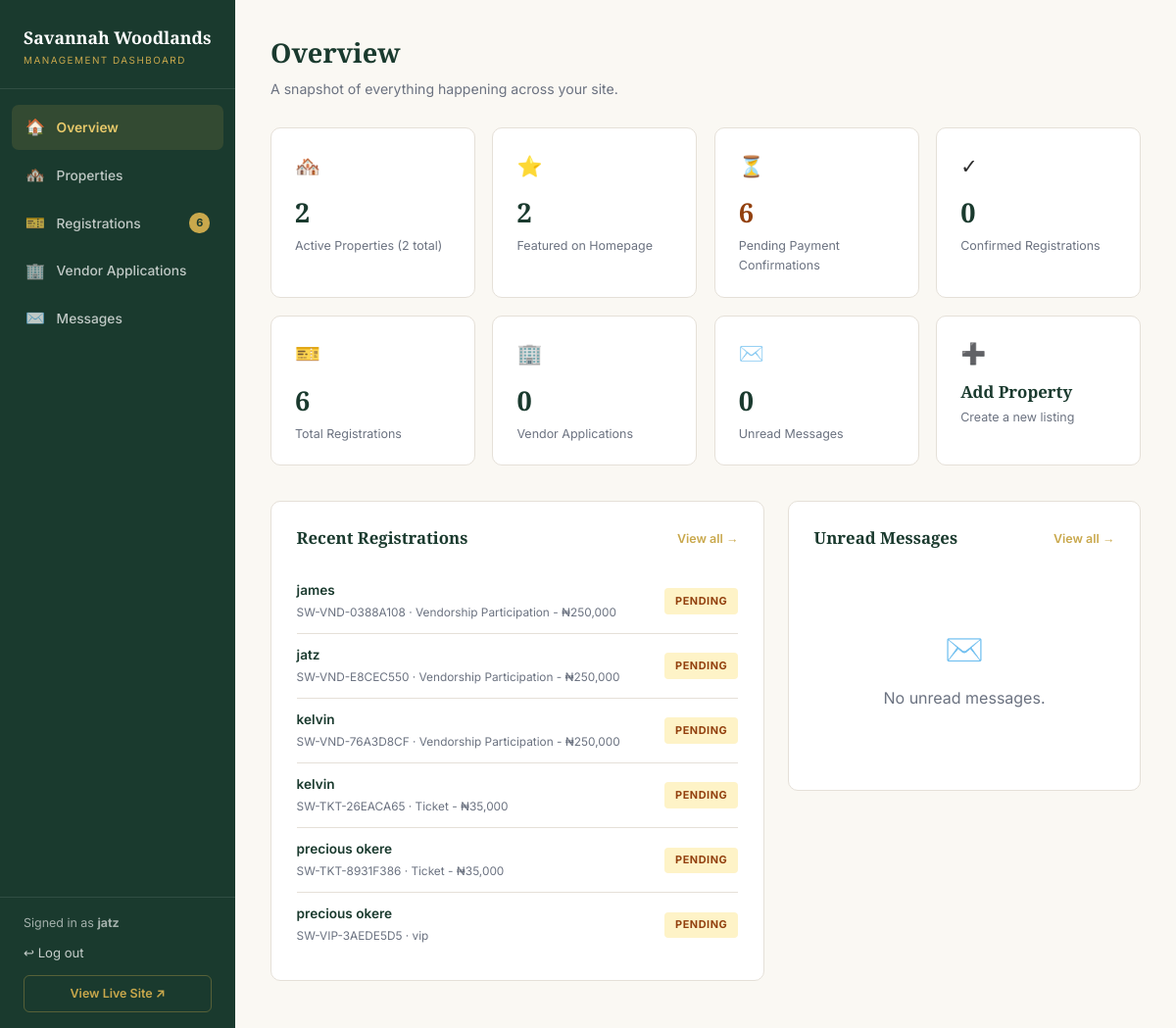
Page /dashboard/ (signed in) on the earlier database version.
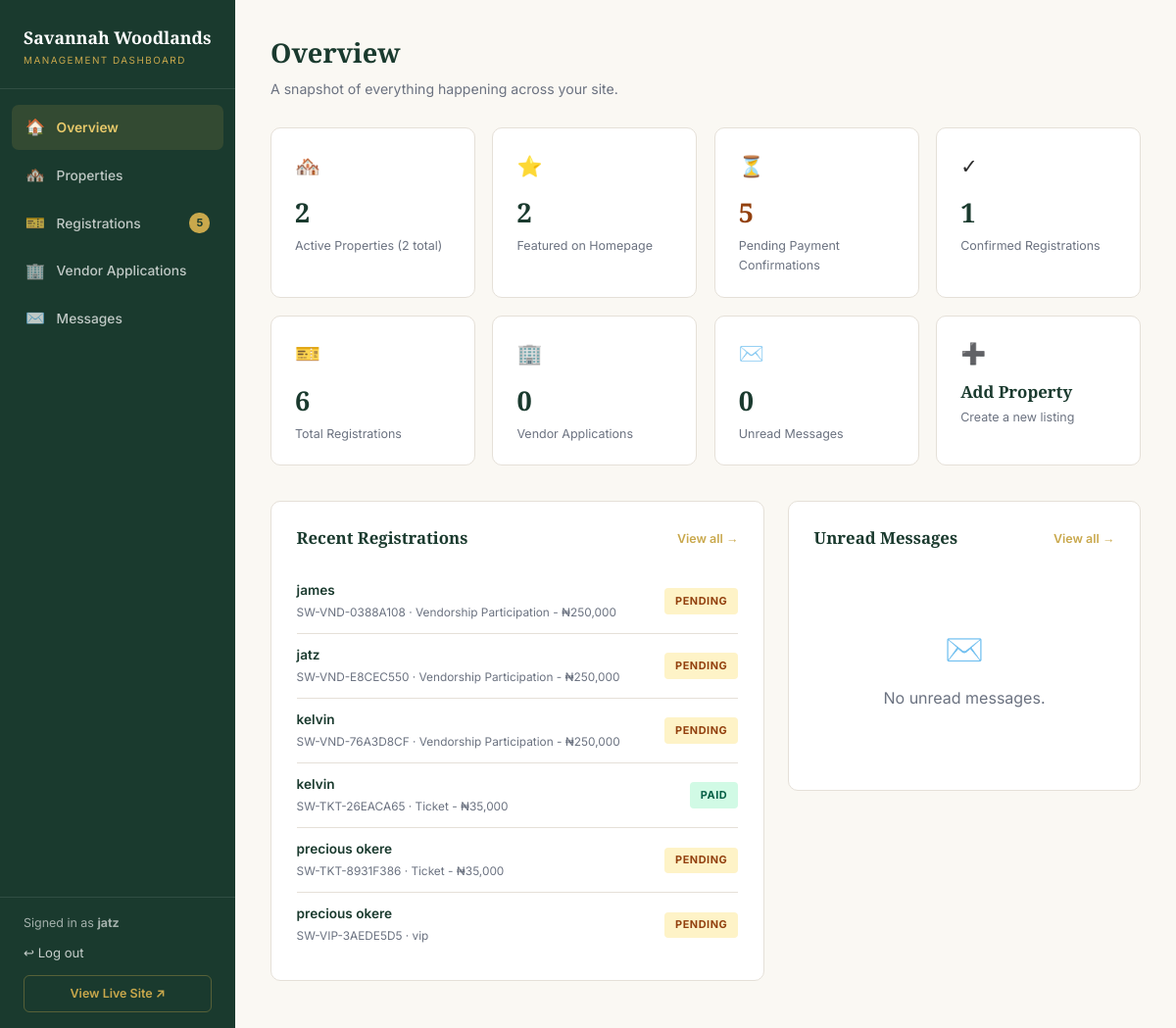
Same page on the later database version.
### events/models.py (models this page shows, shortened)
class Registration(models.Model):
    TICKET_TYPES = [
        ('ticket', 'Ticket - ₦35,000'),
        ('vendor', 'Vendorship Participation - ₦250,000'),
    ]
    PAYMENT_STATUS = [
        ('pending', 'Pending Payment'),
        ('confirmed', 'Payment Confirmed'),
    ]
    id = models.UUIDField(primary_key=True, default=uuid.uuid4, editable=False)
    full_name = models.CharField(max_length=200)
    email = models.EmailField(unique=True)
    phone = models.CharField(max_length=20)
    ticket_type = models.CharField(max_length=20, choices=TICKET_TYPES, default='ticket')
    payment_status = models.CharField(max_length=20, choices=PAYMENT_STATUS, default='pending')
    registered_at = models.DateTimeField(auto_now_add=True)
    ticket_number = models.CharField(max_length=20, unique=True, blank=True)
    qr_code = models.ImageField(upload_to='tickets/qr/', blank=True)

### events/dashboard.py (the view)
# urls.py: path('dashboard/', dashboard.dashboard_home, name='dashboard_home'),
@staff_required
def dashboard_home(request):
    stats = {
        'total_properties': Property.objects.count(),
        'active_properties': Property.objects.filter(is_active=True).count(),
        'featured_properties': Property.objects.filter(is_featured=True, is_active=True).count(),
        'total_registrations': Registration.objects.count(),
        'pending_payments': Registration.objects.filter(payment_status='pending').count(),
        'confirmed_payments': Registration.objects.filter(payment_status='confirmed').count(),
        'vendor_applications': VendorApplication.objects.count(),
        'unread_messages': ContactMessage.objects.filter(is_read=False).count(),
    }
    recent_registrations = Registration.objects.order_by('-registered_at')[:6]
    recent_messages = ContactMessage.objects.filter(is_read=False).order_by('-submitted_at')[:5]
    return render(request, 'events/dashboard/home.html', {
        'stats': stats,
        'recent_registrations': recent_registrations,
        'recent_messages': recent_messages,
        **_sidebar_context('home'),
    })

### events/dashboard.py (called while the page is built)
def _sidebar_context(active_nav):
    return {
        'active_nav': active_nav,
        'pending_count': Registration.objects.filter(payment_status='pending').count(),
        'unread_count': ContactMessage.objects.filter(is_read=False).count(),
    }

def staff_required(view_func):
    @wraps(view_func)
    def wrapped(request, *args, **kwargs):
        if not request.user.is_authenticated:
            return redirect('dashboard_login')
        if not request.user.is_staff:
            messages.error(request, "You don't have permission to access the dashboard.")
            return redirect('dashboard_login')
        return view_func(request, *args, **kwargs)
    return wrapped

### events/templates/events/dashboard/home.html (shortened to what this page needs)
{% extends 'events/dashboard/base_dashboard.html' %}
{% block content %}
<div class="page-head">
    <div>
        <h1>Overview</h1>
        <p>A snapshot of everything happening across your site.</p>
    </div>
</div>
<div class="stats-grid">
    <div class="card stat-card">
        <div class="stat-icon">🏘️</div>
        <div class="stat-value">{{ stats.active_properties }}</div>
        <div class="stat-label">Active Properties ({{ stats.total_properties }} total)</div>
    </div>
    <div class="card stat-card">
        <div class="stat-icon">⭐</div>
        <div class="stat-value">{{ stats.featured_properties }}</div>
        <div class="stat-label">Featured on Homepage</div>
    </div>
    <div class="card stat-card {% if stats.pending_payments %}alert{% endif %}">
        <div class="stat-icon">⏳</div>
        <div class="stat-value">{{ stats.pending_payments }}</div>
        <div class="stat-label">Pending Payment Confirmations</div>
    </div>
    <div class="card stat-card">
        <div class="stat-icon">✓</div>
        <div class="stat-value">{{ stats.confirmed_payments }}</div>
        <div class="stat-label">Confirmed Registrations</div>
    </div>
    <div class="card stat-card">
        <div class="stat-icon">🎫</div>
        <div class="stat-value">{{ stats.total_registrations }}</div>
        <div class="stat-label">Total Registrations</div>
    </div>
    <div class="card stat-card">
        <div class="stat-icon">🏢</div>
        <div class="stat-value">{{ stats.vendor_applications }}</div>
        <div class="stat-label">Vendor Applications</div>
    </div>
    <div class="card stat-card {% if stats.unread_messages %}alert{% endif %}">
        <div class="stat-icon">✉️</div>
        <div class="stat-value">{{ stats.unread_messages }}</div>
        <div class="stat-label">Unread Messages</div>
    </div>
    <div class="card stat-card">
        <div class="stat-icon">➕</div>
        <a href="{% url 'dashboard_property_add' %}" style="text-decoration:none;">
            <div class="stat-value" style="font-size:1.05rem;">Add Property</div>
            <div class="stat-label">Create a new listing</div>
        </a>
    </div>
</div>
<div class="dash-grid">
    <div class="card panel">
        <div class="panel-head">
            <h3>Recent Registrations</h3>
            <a href="{% url 'dashboard_registrations' %}">View all →</a>
        </div>
        {% if recent_registrations %}
        {% for reg in recent_registrations %}
        <div class="reg-row">
            <div>
                <div class="reg-name">{{ reg.full_name }}</div>
                <div class="reg-meta">{{ reg.ticket_number }} · {{ reg.get_ticket_type_display }}</div>
            </div>
            {% if reg.payment_status == 'confirmed' %}
            <span class="badge badge-green">Paid</span>
            {% else %}
            <span class="badge badge-amber">Pending</span>
            {% endif %}
        </div>
        {% endfor %}
        {% else %}
        <div class="empty-state"><div class="es-icon">🎫</div>No registrations yet.</div>
        {% endif %}
    </div>
    <div class="card panel">
        <div class="panel-head">
            <h3>Unread Messages</h3>
            <a href="{% url 'dashboard_messages' %}">View all →</a>
        </div>
        {% if recent_messages %}
        {% for msg in recent_messages %}
        <div class="msg-row">
            <div class="msg-name">{{ msg.full_name }}</div>
            <div class="msg-preview">{{ msg.message }}</div>
        </div>
        {% endfor %}
        {% else %}
        <div class="empty-state"><div class="es-icon">✉️</div>No unread messages.</div>
        {% endif %}
    </div>
</div>
{% endblock %}

### events/templates/events/dashboard/base_dashboard.html (shortened to what this page needs)
<!DOCTYPE html>
<html lang="en">
<head>
</head>
<body>
    <aside class="sidebar" id="sidebar">
        <div class="sidebar-brand">
            <a href="{% url 'dashboard_home' %}">
                <div class="sidebar-brand-title">Savannah Woodlands</div>
                <div class="sidebar-brand-sub">Management Dashboard</div>
            </a>
        </div>
        <nav class="sidebar-nav">
            <a href="{% url 'dashboard_home' %}" class="sidebar-link {% if active_nav == 'home' %}active{% endif %}">
                <span class="icon">🏠</span> Overview
            </a>
            <a href="{% url 'dashboard_properties' %}" class="sidebar-link {% if active_nav == 'properties' %}active{% endif %}">
                <span class="icon">🏘️</span> Properties
            </a>
            <a href="{% url 'dashboard_registrations' %}" class="sidebar-link {% if active_nav == 'registrations' %}active{% endif %}">
                <span class="icon">🎫</span> Registrations
                {% if pending_count %}<span class="sidebar-badge">{{ pending_count }}</span>{% endif %}
            </a>
            <a href="{% url 'dashboard_vendors' %}" class="sidebar-link {% if active_nav == 'vendors' %}active{% endif %}">
                <span class="icon">🏢</span> Vendor Applications
            </a>
            <a href="{% url 'dashboard_messages' %}" class="sidebar-link {% if active_nav == 'messages' %}active{% endif %}">
                <span class="icon">✉️</span> Messages
            </a>
        </nav>
        <div class="sidebar-footer">
            <div class="sidebar-user">Signed in as <strong>{{ request.user.username }}</strong></div>
            <a href="{% url 'dashboard_logout' %}" class="sidebar-logout">↩ Log out</a>
            <a href="{% url 'home' %}" class="view-site-link" target="_blank">View Live Site ↗</a>
        </div>
    </aside>
    <div class="main-wrap">
        <div class="content">
            {% block content %}{% endblock %}
        </div>
    </div>
</body>
</html>

Differences in the rows shown:
changed Registration "SW-TKT-26EACA65": payment_status "PENDING" → "PAID"
Other differences:
{{ pending_count }}: "6" → "5"
{{ stats.pending_payments }}: "6" → "5"
{{ stats.confirmed_payments }}: "0" → "1"
